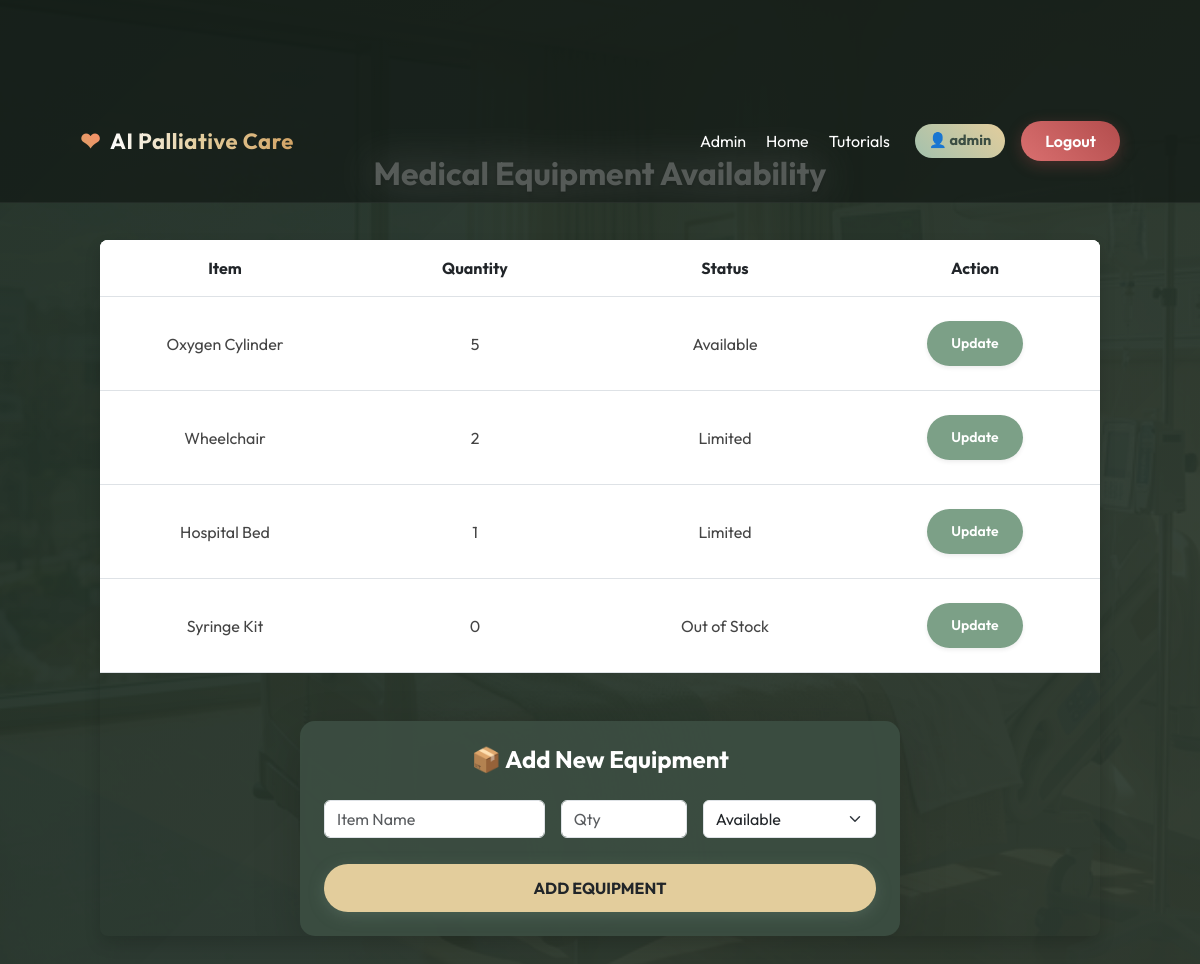
The page /medical_items (signed in) on the database as committed earlier.
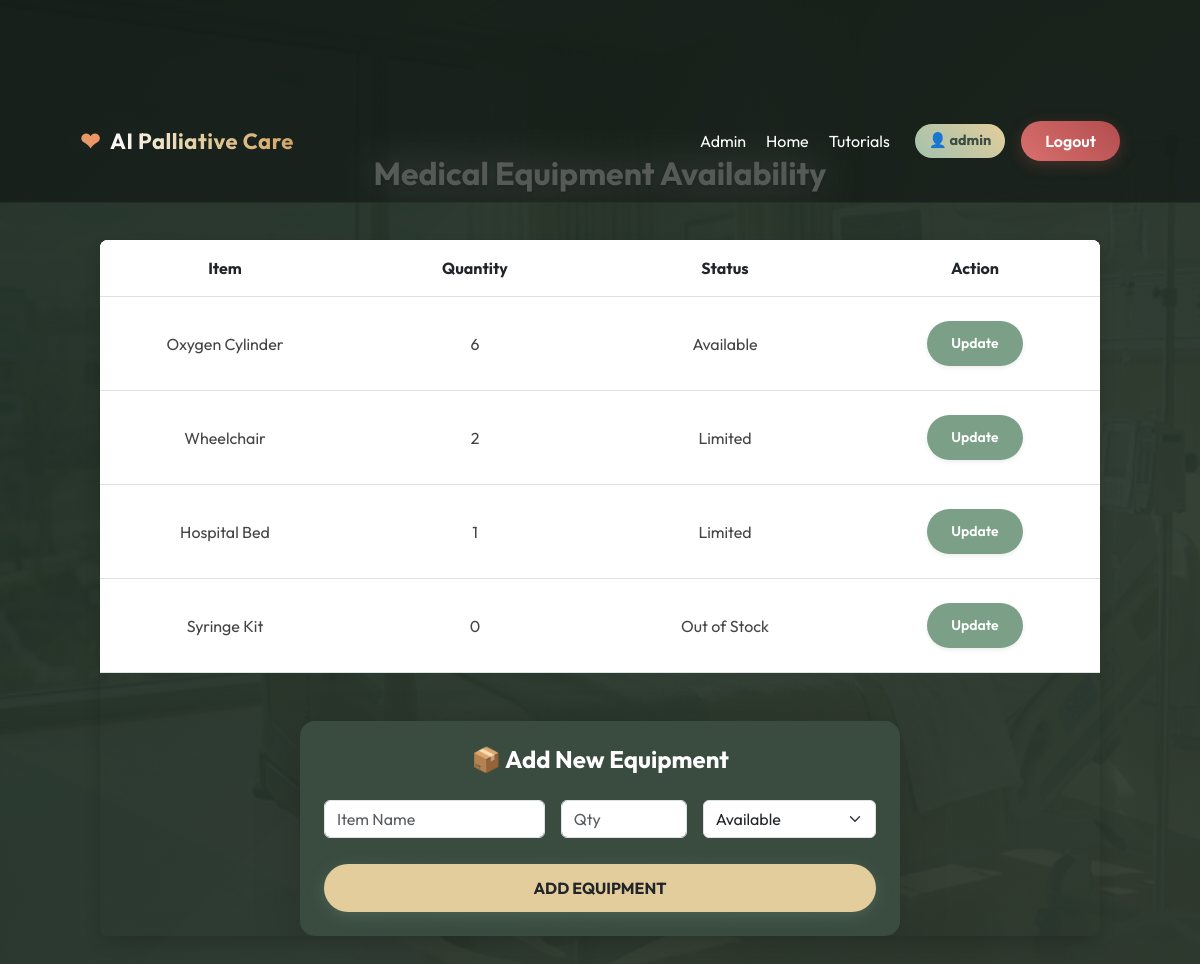
The same page on the database as committed later.
### tables this page shows
CREATE TABLE medical_items(
        id INTEGER PRIMARY KEY AUTOINCREMENT,
        item_name TEXT,
        quantity INTEGER,
        status TEXT
    );

### app.py (the view)
@app.route("/medical_items")
def medical_items():
    if "user" not in session:
        return redirect("/login")
    conn = get_db()
    items = conn.execute("SELECT * FROM medical_items").fetchall()
    conn.close()
    return render_template("medical_items.html", items=items)

### app.py (called while the page is built)
@app.after_request
def add_header(response):
    response.cache_control.no_store = True
    response.cache_control.no_cache = True
    response.cache_control.must_revalidate = True
    response.cache_control.max_age = 0
    return response

def get_db():
    conn = sqlite3.connect(DB)
    conn.row_factory = sqlite3.Row
    return conn

### templates/medical_items.html (shortened to what this page needs)
{% extends "base.html" %}
{% block content %}
<div class="container py-4">
    <h2 class="text-center fw-bold text-white mb-5" style="text-shadow: 0 2px 4px rgba(0,0,0,0.5);">Medical Equipment Availability</h2>
    <div class="table-responsive mx-auto shadow" style="max-width: 1000px; border-radius: 8px; overflow: hidden;">
        <table class="table table-hover text-center align-middle m-0" style="background: white;">
            <thead class="bg-light text-dark shadow-sm">
                <tr>
                    <th scope="col" class="py-3" style="width: 25%; font-weight: bold;">Item</th>
                    <th scope="col" class="py-3" style="width: 25%; font-weight: bold;">Quantity</th>
                    <th scope="col" class="py-3" style="width: 25%; font-weight: bold;">Status</th>
                    {% if session.role == 'admin' %}
                    <th scope="col" class="py-3" style="width: 25%; font-weight: bold;">Action</th>
                    {% endif %}
                </tr>
            </thead>
            <tbody>
                {% for item in items %}
                <tr>
                    <td class="py-4" style="color: #444;">{{ item.item_name }}</td>
                    <td class="py-4" style="color: #444;">{{ item.quantity }}</td>
                    <td class="py-4" style="color: #444;">{{ item.status }}</td>
                    {% if session.role == 'admin' %}
                    <td class="py-4">
                        <a href="/update_item/{{ item.id }}" class="btn text-white rounded-pill px-4 shadow-sm" style="background: #7ca087; font-weight: 600; font-size: 14px;">
                            Update
                        </a>
                    </td>
                    {% endif %}
                </tr>
                {% else %}
                <tr>
                    <td colspan="4" class="py-4">No medical items found.</td>
                </tr>
                {% endfor %}
            </tbody>
        </table>
    {% if session.role == 'admin' %}
    <div class="mt-5 mx-auto p-4 shadow-lg text-white" style="max-width: 600px; background: rgba(59, 77, 66, 0.95); border-radius: 15px;">
        <h4 class="fw-bold mb-3 text-center">📦 Add New Equipment</h4>
        <form action="/add_item" method="POST">
            <div class="row g-3">
                <div class="col-md-5">
                    <input type="text" name="item_name" class="form-control" placeholder="Item Name" required>
                </div>
                <div class="col-md-3">
                    <input type="number" name="quantity" class="form-control" placeholder="Qty" required>
                </div>
                <div class="col-md-4">
                    <select name="status" class="form-select" required>
                        <option value="Available">Available</option>
                    </select>
                </div>
                <div class="col-12 mt-3">
                    <button type="submit" class="btn text-dark fw-bold w-100" style="background: #e3cd9c; border-radius: 25px;">
                        ADD EQUIPMENT
                    </button>
                </div>
            </div>
        </form>
    </div>
    {% endif %}
</div>
{% endblock %}

Rows that differ between the two databases and show on the page:
changed medical_items "Oxygen Cylinder": quantity "5" → "6"
